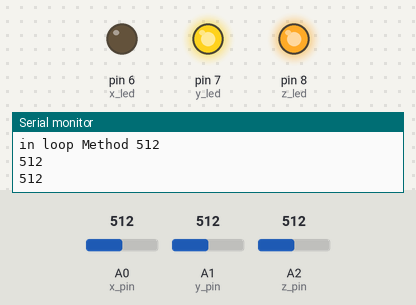
Simulated run of this sketch. Board: Arduino Uno, built with avr-gcc and run on an emulated ATmega328P. Parts: output pins drawn as LEDs (lit = HIGH), the last lines printed to the serial monitor. The test bench sets the inputs (shaded band); at power-on: A0 (x_pin) = 512, A1 (y_pin) = 512, A2 (z_pin) = 512.

Above: at 1.2 s.
1.3 s: A0 (x_pin) set to 1023
At 1.8 s:
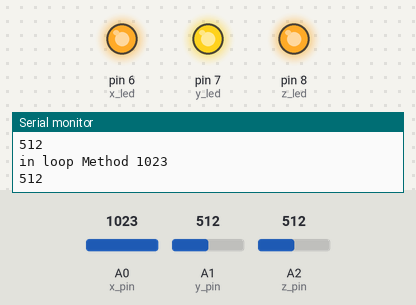
2.8 s: A1 (y_pin) set to 136
4.3 s: A1 (y_pin) set to 118
At 5.2 s:
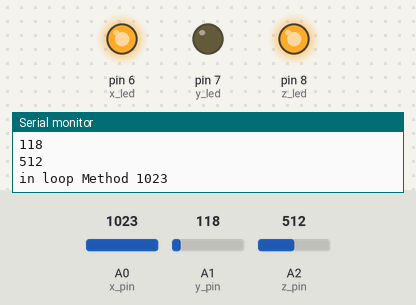
5.8 s: A2 (z_pin) set to 133
7.3 s: A2 (z_pin) set to 121
At 8.5 s:
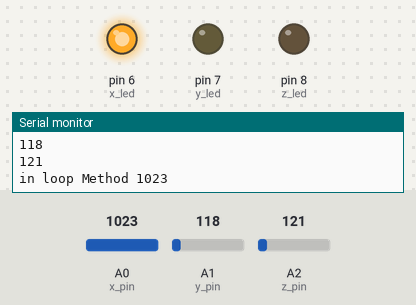
8.8 s: A0 (x_pin) set to 900
At 9.1 s:
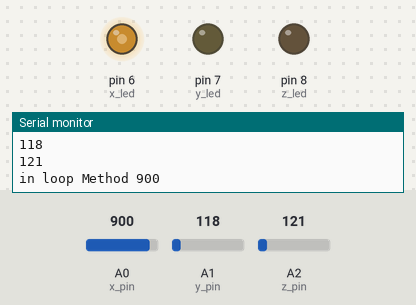
Timing chart, 0 to 11.3 s (numbered marks = the images above; inputs shaded):
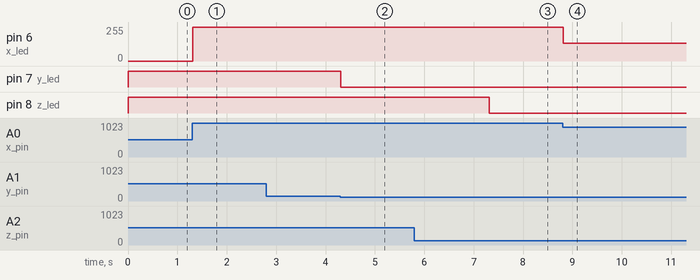

The sketch:

sketch_nov27b_t.ino
```cpp
int x_pin = 0;
int y_pin = 1;
int z_pin = 2;

int x_led = 6;

int y_led = 7;

int z_led = 8;

int x_out =0 ;
int y_out =0 ;
int z_out =0 ;

void setup() {
  // put your setup code here, to run once:
Serial.begin(9600);
//
//pinMode(x_led,OUTPUT);
//pinMode(y_led,OUTPUT);
//pinMode(z_led,OUTPUT);

Serial.print("in Setup Method ");
}

void loop() {
  Serial.print("in loop Method ");
  // put your main code here, to run repeatedly:
  x_out = analogRead(x_pin);
  analogWrite(x_led,x_out);
  Serial.println(x_out);
  y_out = analogRead(y_pin);
  analogWrite(y_led,y_out);
  Serial.println(y_out);
  z_out = analogRead(z_pin);
  Serial.println(z_out);
  analogWrite(z_led,z_out);

}
```

Measured:
- the behaviour switches between 128 and 127 on A1 (y_pin) (found by bisection; images 1 and 2)
- the behaviour switches between 128 and 127 on A2 (z_pin) (found by bisection; images 2 and 3)
- after the input at 1.3 s, pin 6 (x_led): 0/255 → 255/255 at once
- after the input at 4.3 s, pin 7 (y_led): HIGH → LOW at once
- after the input at 7.3 s, pin 8 (z_led): HIGH → LOW at once
- after the input at 8.8 s, pin 6 (x_led): 255/255 → 132/255 at once
